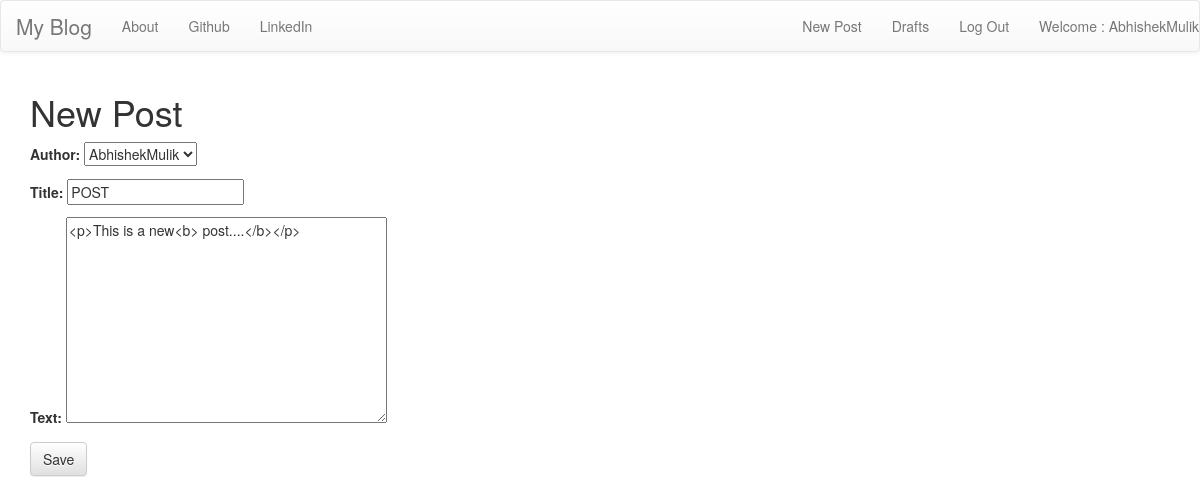
The page /post/7/edit/ (signed in) on the database its author committed.
### blog/models.py (models this page shows, shortened)
class Post(models.Model):
    author=models.ForeignKey('auth.User',on_delete=models.CASCADE)
    title=models.CharField(max_length=200)
    text=models.TextField()
    created_date=models.DateTimeField(default=timezone.now)
    published_date=models.DateTimeField(blank=True,null=True)

### blog/views.py (the view)
# urls.py: url(r'^post/(?P<pk>\d+)/edit/$', views.PostUpdateView.as_view(), name='post_edit'),
class PostUpdateView(LoginRequiredMixin,UpdateView):
    login_url='/login/'
    redirect_field_name='blog/post_detail.html'
    form_class=PostForm
    model=Post

### blog/forms.py
class PostForm(forms.ModelForm):
    class Meta():
        model=Post
        fields=('author','title','text')
        widgets={
            'title':forms.TextInput(attrs={'class':'textinputclass'}),
            'text':forms.Textarea(attrs={'class':'editable medium-editor-textarea postcontent'})
        }

### blog/templates/blog/post_form.html (shortened to what this page needs)
{% extends 'blog/base.html' %}
{% block content %}
    <h1>New Post</h1>
    <form class="post-form" method="POST">
        {{form.as_p}}
        <button type="submit" class="save btn btn-default">Save</button>
    </form>
{% endblock %}

### blog/templates/blog/base.html (shortened to what this page needs)
<!DOCTYPE html>
{% load static %}
<html>
    <head>
        <link rel="stylesheet" href="https://maxcdn.bootstrapcdn.com/bootstrap/3.3.7/css/bootstrap.min.css">
        <link rel="stylesheet" href="https://maxcdn.bootstrapcdn.com/bootstrap/3.3.7/css/bootstrap-theme.min.css">
        <link rel="stylesheet" href="//cdn.jsdelivr.net/medium-editor/latest/css/medium-editor.min.css" type="text/css" media="screen" charset="utf-8">
        <link rel="stylesheet" href="{% static 'css/blog.css' %}">
    </head>
    <body class="loader">
        <nav class="navbar navbar-default technofont custom-navbar">
            <div class="conatiner">
               <ul class="nav navbar-nav">
                <li><a class='navbar-brand bigbrand' href="{% url 'post_list' %}">My Blog</a></li>
                <li><a href="{% url 'about' %}">About</a></li>
                <li><a href="https://www.github.com">Github</a></li>
                <li><a href="https://www.linkedin.com">LinkedIn</a></li>
               </ul>
               <ul class="nav navbar-nav navbar-right">
                   {% if user.is_authenticated %}
                   <li>
                       <a href="{% url 'post_new' %}">New Post</a>
                   </li>
                   <li>
                    <a href="{% url 'post_draft_list' %}">Drafts</a>
                    </li>
                    <li>
                        <a href="{% url 'logout' %}">Log Out</a>
                    </li>
                    <li>
                        <a>Welcome : {{user.username}}</a>
                    </li>
                    {% else %}
                    <li><a class='nav navbar-right' href="{% url 'login' %}" ><span class="glyphicon glyphicon-user"></span></a></li>
                    {% endif %}
               </ul>
            </div>
        </nav>
    <div class="content container">
        <div class="row">
            <div class="col-md-8">
                <div class="blog_posts">
                    {% block content %}
                    {% endblock %}
                </div>
            </div>
        </div>
    </div>
    </body>
</html>

### blog/static/css/blog.css (style rules this page uses)
.bigbrand { font-size: 1.5em; }
.loader { filter:hue-rotate(0deg); color:linear-gradient(45deg,#0f8,#08f); animation:hue 10000ms infinite linear; }

### rows shown on the page
Post: author "AbhishekMulik", title "POST", text "<p>This is a new<b> post....</b></p>"

### other values the page prints
{{ user.username }} "AbhishekMulik"
